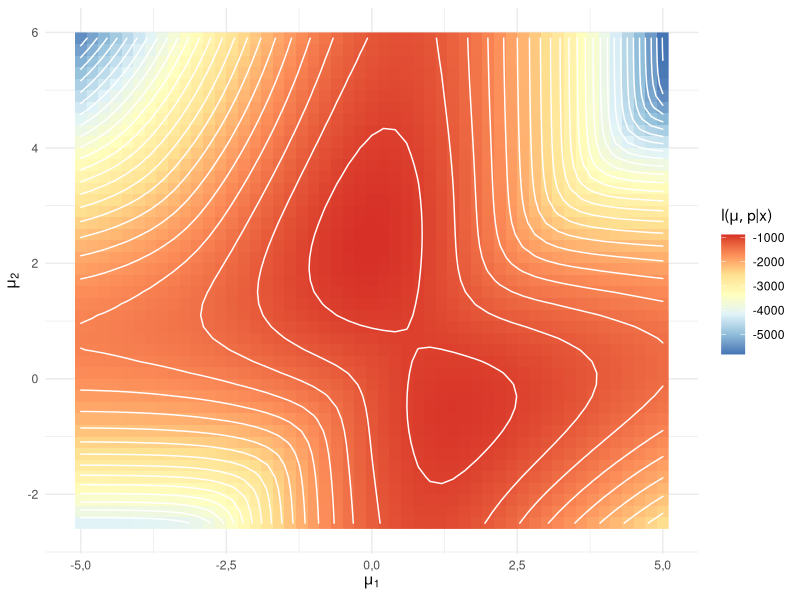

R code for this plot:
## ---- chunk 1
knitr::opts_chunk$set(
  echo = TRUE, message = FALSE, warning = FALSE,
  #engine.path = list(r = '', pyton = ''), 
  tidy = "formatR", tidy.opts = list(width.cutoff = 60), #tidy = "styler", 
  fig.align = "center", fig.height = 3, fig.width = 5
  )
options(
  digits = 3, 
  OutDec = ",", 
  scipen = 4, 
  xtable.comment = FALSE
  )
## ---- chunk 2
library(dplyr)
library(ggplot2)
library(purrr)
# library(metR) - geom_text_contour()
## ---- chunk 3
rz <- function(n, k, p) {
  sample(1:k, n, replace = TRUE, p)
}

rmixnorm <- function(n, mean = list(0, 0), p = list(0.5, 0.5), sd = list(1, 1)) {
  if (length(mean) != length(p) || length(sd) != length(p)) stop("Tamanhos de mean, p e sd diferem")
  if (sum(unlist(p)) != 1) stop("Probabilidades de p não somam 1")
  
  z <- rz(n, length(p), p)
  c(rnorm(sum(z == 1), mean[[1]], sd[[1]]), rnorm(sum(z == 2), mean[[2]], sd[[2]]))
}

logmixnorm <- function(x, mean = list(0, 0), p = list(0.5, 0.5), sd = list(1, 1)) {
  if (length(mean) != length(p) || length(sd) != length(p)) stop("Tamanhos de mean, p e sd diferem")
  if (sum(unlist(p)) != 1) stop("Probabilidades de p não somam 1")
  
  sum(log(p[[1]]*dnorm(x, mean[[1]], 1) + p[[2]]*dnorm(x, mean[[2]], 1)))
}

logmixnorm_complete <- function(x, z, mean = list(0, 0), p = list(0.5, 0.5), sd = list(1, 1)) {
  if (length(x) != length(z) || length(mean) != length(p) || length(sd) != length(p)) stop("Tamanhos diferem")
  if (sum(unlist(p)) != 1) stop("Probabilidades de p não somam 1")
  
  sum(purrr::map2_dbl(
    as_vector(x), as_vector(z),
    function(x, z) log(p[[z]]) + dnorm(x, mean[[z]], sd[[z]], log = TRUE)
    ))
  
  # sum <- 0
  # for (i in 1:n) {
  #   sum <- sum + log(p[[z[i]]]) + dnorm(x[i], mean[[z[i]]], sd[[z[i]]], log = TRUE)
  # }
  # sum
}
## ---- chunk 4
n <- 500
mean <- list(0, 2.5)
p <- list(0.7, 0.3)
set.seed(42)
x <- rmixnorm(n, mean, p)

grid_space <- 0.2
grid <- expand.grid(
  mu1 = seq(from = -5, to = 5, by = grid_space), 
  mu2 = seq(from = -2.5, to = 6, by = grid_space)
  )
grid$log <- map2_dbl(grid$mu1, grid$mu2, function(mu1, mu2) logmixnorm(x, c(mu1, mu2), p))

ggplot(grid, aes(x = mu1, y = mu2, z = log)) + 
  geom_raster(aes(fill = log)) + 
  geom_contour(lineend = "round", linejoin = "round", binwidth = 200, col = "white") + 
  scale_fill_distiller(palette = "RdYlBu") + 
  labs(x = expression(mu[1]), y = expression(mu[2]), fill = expression(paste("l(", list(mu, p), "|", x, ")"))) + 
  theme_minimal()
## ---- chunk 5

